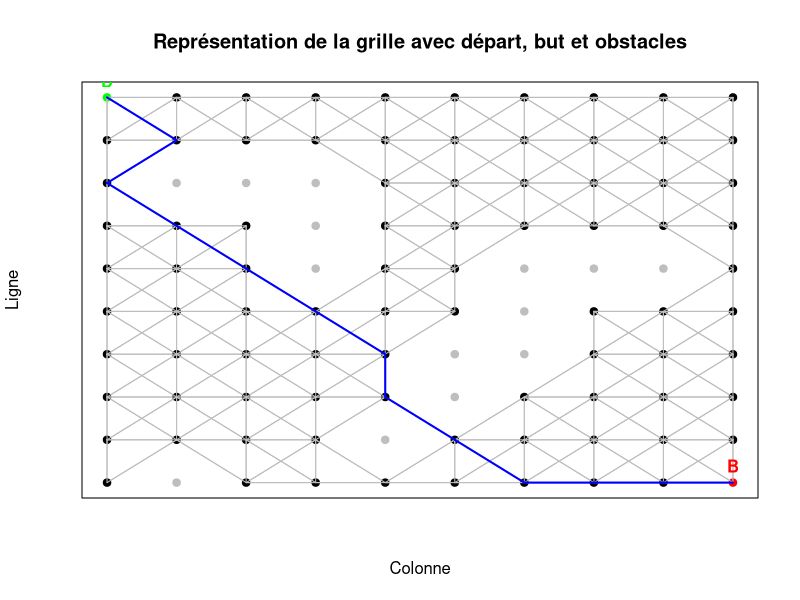

Recreate this plot in R.
# Dimensions de la grille
grid_rows <- 10
grid_cols <- 10
total_nodes <- grid_rows * grid_cols

# Liste des obstacles (noeuds inaccessibles)
# Exemple : on choisit arbitrairement les noeuds 22, 23, 24, 34, 44 comme obstacles
obstacles <- c(22, 23, 24, 34, 44, 92, 47,48,49, 57, 66, 67, 76, 85)

# Fonction pour calculer la distance euclidienne
euclidean_distance <- function(row1, col1, row2, col2) {
  return(sqrt((row1 - row2)^2 + (col1 - col2)^2))
}

# Fonction pour obtenir les coordonnées
get_coordinates <- function(node, grid_cols) {
  row <- (node - 1) %/% grid_cols
  col <- (node - 1) %% grid_cols
  return(c(row, col))
}

# Construction de la liste d'adjacence pour la grille avec obstacles
adjacency_list <- vector("list", total_nodes)
for (node in 1:total_nodes) {
  # Vérifier si le noeud est un obstacle
  if (node %in% obstacles) {
    adjacency_list[[node]] <- NULL  # Pas de voisins pour les noeuds obstacles
    next
  }
  
  node_coords <- get_coordinates(node, grid_cols)
  neighbors <- list()
  
  # Directions pour les voisins
  directions <- list(
    c(-1, 0),  # Haut
    c(1, 0),   # Bas
    c(0, -1),  # Gauche
    c(0, 1),   # Droite
    c(-1, 1),  # Haut à droite
    c(-1, -1), # Haut à gauche
    c(1, -1),  # Bas à gauche
    c(1, 1)    # Bas à droite
  )
  
  # Pour chaque direction, vérification du voisin dans les limites de la grille
  for (dir in directions) {
    neighbor_coords <- node_coords + dir
    if (neighbor_coords[1] >= 0 && neighbor_coords[1] < grid_rows &&
        neighbor_coords[2] >= 0 && neighbor_coords[2] < grid_cols) {
      neighbor_index <- neighbor_coords[1] * grid_cols + neighbor_coords[2] + 1
      # Ignorer les voisins qui sont des obstacles
      if (!(neighbor_index %in% obstacles)) {
        neighbors[[length(neighbors) + 1]] <- list(node = neighbor_index, distance = 1)
      }
    }
  }
  adjacency_list[[node]] <- neighbors
}

# Afficher la liste d'adjacence pour vérifier les obstacles
print(adjacency_list[1])

# Algorithme A* pour la grille avec une heuristique euclidienne
a_star <- function(graph, heuristic, start, goal, grid_cols) {
  # Initialisation des distances infini
  distances <- rep(Inf, length(graph))
  distances[start] <- 0
  
  # Initialisation des priorités infini
  priorities <- rep(Inf, length(graph))
  priorities[start] <- heuristic(start, goal, grid_cols)
  
  # Liste noeuds visités
  visited <- rep(FALSE, length(graph))
  
  # Liste des prédécesseurs pour reconstruire le chemin
  predecessors <- rep(NA, length(graph))
  
  repeat {
    lowest_priority <- Inf
    lowest_priority_index <- -1
    
    # Trouver le noeud non visité avec la priorité la plus basse
    for (i in seq_along(priorities)) {
      if (priorities[i] < lowest_priority && visited[i] == FALSE) {
        lowest_priority <- priorities[i]
        lowest_priority_index <- i
      }
    }
    
    if (lowest_priority_index == -1) {
      return(list(path = NULL, cost = -1))  # Aucun chemin trouvé
    }
    
    # Si on a atteint le but, reconstruire le chemin
    if (lowest_priority_index == goal) {
      path <- c()
      current <- goal
      while (!is.na(current)) {
        path <- c(current, path)
        current <- predecessors[current]
      }
      return(list(path = path, cost = distances[goal]))
    }
    
    # Explorer les voisins du noeud actuel
    current_node <- lowest_priority_index
    for (neighbor in graph[[current_node]]) {
      neighbor_node <- neighbor$node
      neighbor_distance <- neighbor$distance
      if (visited[neighbor_node] == FALSE) {
        new_distance <- distances[current_node] + neighbor_distance
        if (new_distance < distances[neighbor_node]) {
          # Mise à jour de la distance et priorité pour ce voisin
          distances[neighbor_node] <- new_distance
          priorities[neighbor_node] <- new_distance + heuristic(neighbor_node, goal, grid_cols)
          predecessors[neighbor_node] <- current_node
        }
      }
    }
    
    # Marquer le noeud actuel comme visité
    visited[lowest_priority_index] <- TRUE
  }
}

# Heuristique basée sur la distance euclidienne entre les positions de la grille
euclidean_heuristic <- function(start, goal, grid_cols) {
  start_coords <- get_coordinates(start, grid_cols)
  goal_coords <- get_coordinates(goal, grid_cols)
  return(euclidean_distance(start_coords[1], start_coords[2], goal_coords[1], goal_coords[2]))
}

# Fonction de visualisation pour la grille avec les obstacles
plot_grid <- function(grid_rows, grid_cols, adjacency_list, start, goal, path = NULL, obstacles = NULL) {
  plot(1, type = "n", xlim = c(0, grid_cols - 1), ylim = c(0, grid_rows - 1),
       xlab = "Colonne", ylab = "Ligne", main = "Représentation de la grille avec départ, but et obstacles",
       xaxt = "n", yaxt = "n")
  
  # Ajouter les points de la grille et les connexions
  for (node in 1:length(adjacency_list)) {
    coords <- c((node - 1) %/% grid_cols, (node - 1) %% grid_cols)
    color <- ifelse(node == start, "green", ifelse(node == goal, "red", ifelse(node %in% obstacles, "grey", "black")))
    points(coords[2], grid_rows - 1 - coords[1], pch = 19, col = color)
    
    # Dessiner les connexions
    if (!is.null(adjacency_list[[node]]) && !(node %in% obstacles)) {
      for (neighbor in adjacency_list[[node]]) {
        neighbor_coords <- c((neighbor$node - 1) %/% grid_cols, (neighbor$node - 1) %% grid_cols)
        segments(coords[2], grid_rows - 1 - coords[1], neighbor_coords[2], grid_rows - 1 - neighbor_coords[1], col = "grey")
      }
    }
  }
  
  # Marquer les noeuds départ et but
  text((start - 1) %% grid_cols, grid_rows - 1 - (start - 1) %/% grid_cols, labels = "D", pos = 3, col = "green", font = 2)
  text((goal - 1) %% grid_cols, grid_rows - 1 - (goal - 1) %/% grid_cols, labels = "B", pos = 3, col = "red", font = 2)
  
  # Dessiner le chemin si disponible
  if (!is.null(path)) {
    for (i in 1:(length(path) - 1)) {
      from <- path[i]
      to <- path[i + 1]
      from_coords <- c((from - 1) %/% grid_cols, (from - 1) %% grid_cols)
      to_coords <- c((to - 1) %/% grid_cols, (to - 1) %% grid_cols)
      segments(from_coords[2], grid_rows - 1 - from_coords[1], to_coords[2], grid_rows - 1 - to_coords[1], col = "blue", lwd = 2)
    }
  }
}

# Définition des noeuds de départ et but
start_node <- 1
goal_node <- 100

# Exécution
result <- a_star(adjacency_list, euclidean_heuristic, start_node, goal_node, grid_cols)
cat("Chemin :", result$path, "\n")
cat("Coût :", result$cost, "\n")


# Affichage
plot_grid(grid_rows, grid_cols, adjacency_list, start_node, goal_node, result$path, obstacles)





